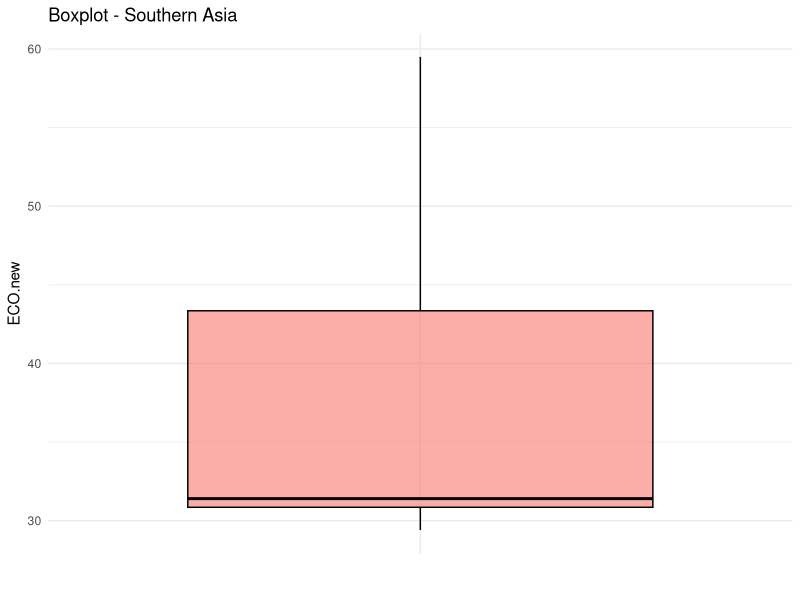
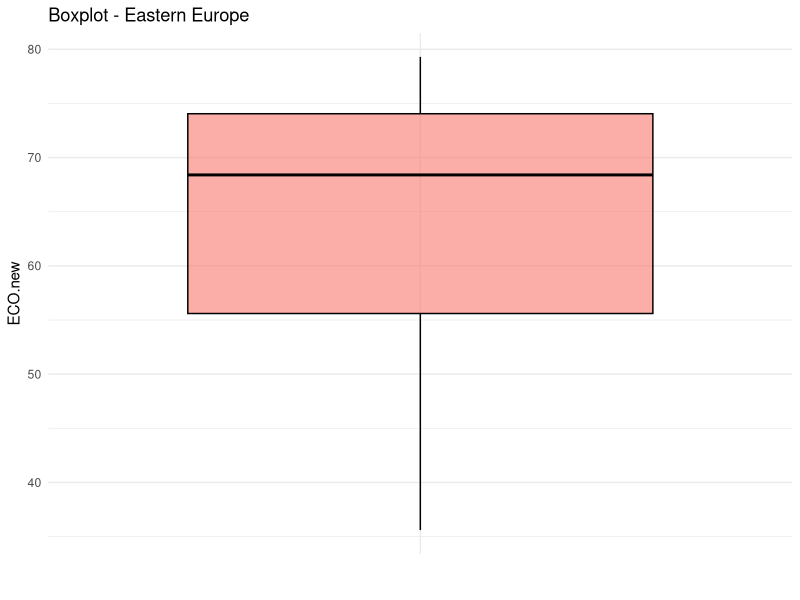
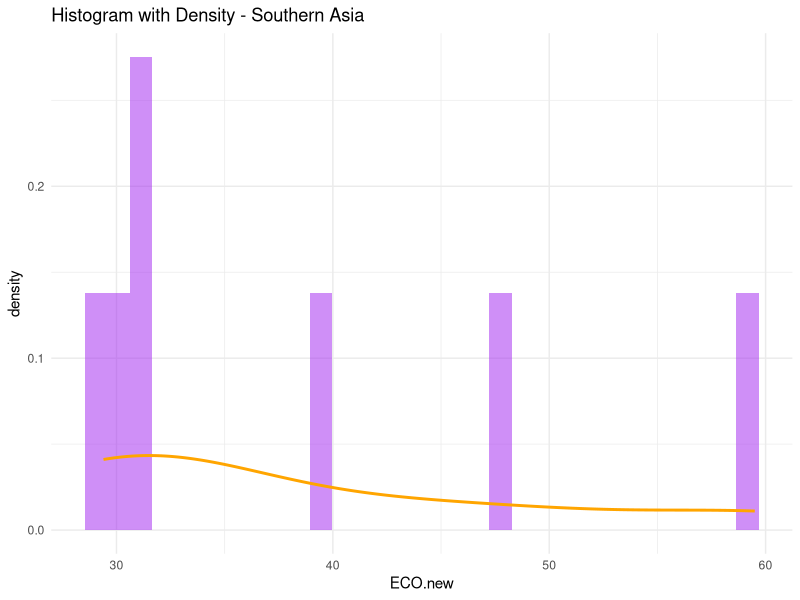
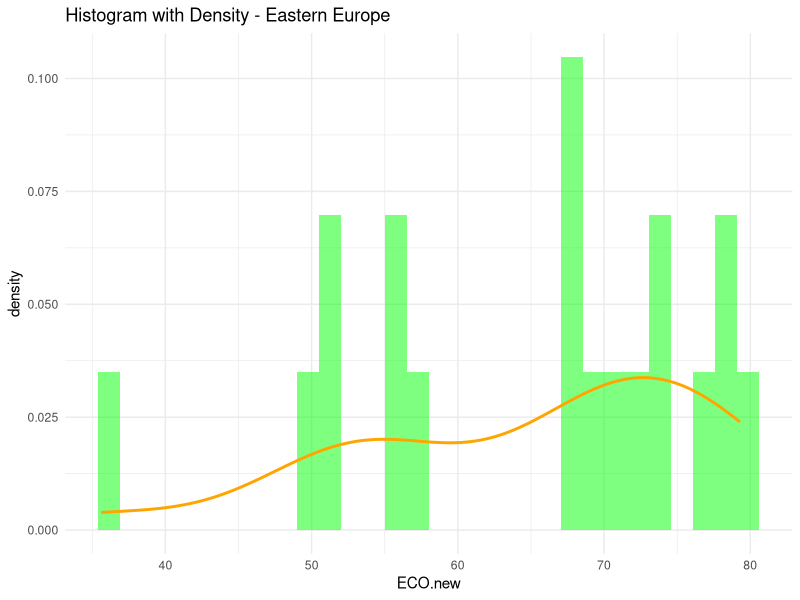
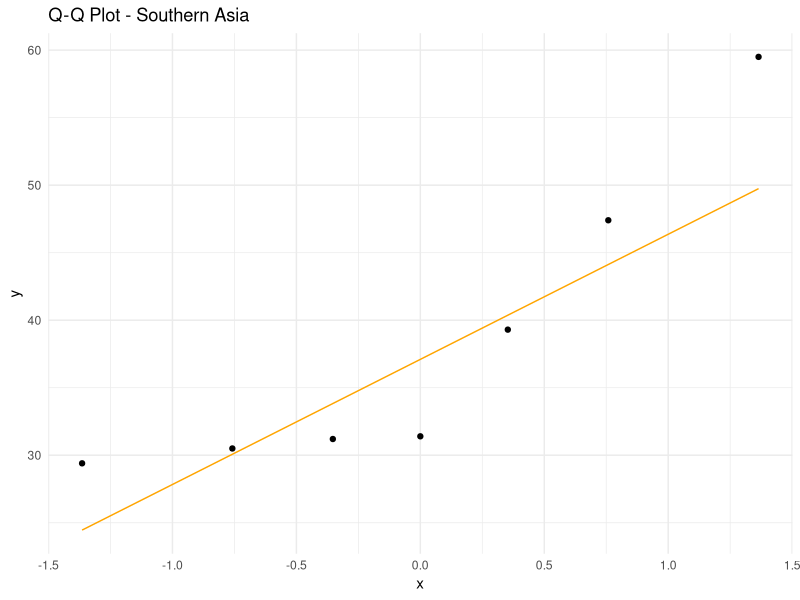
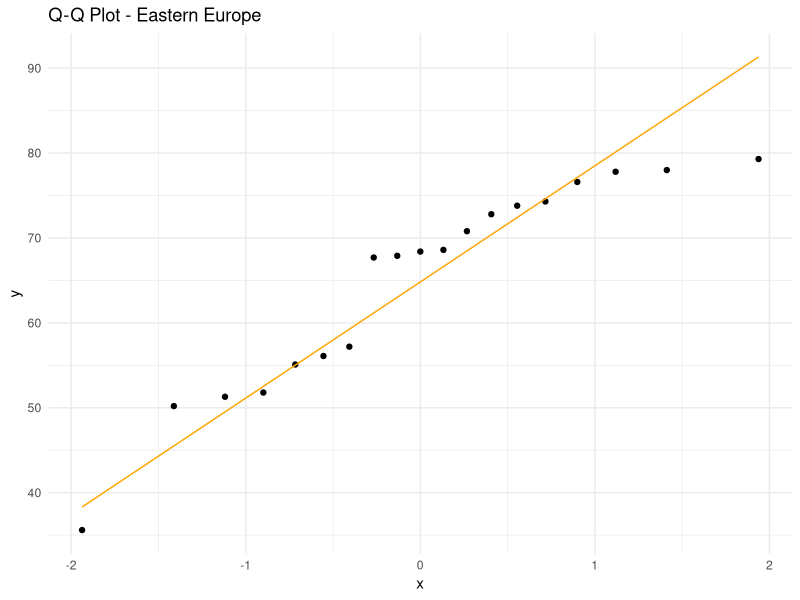
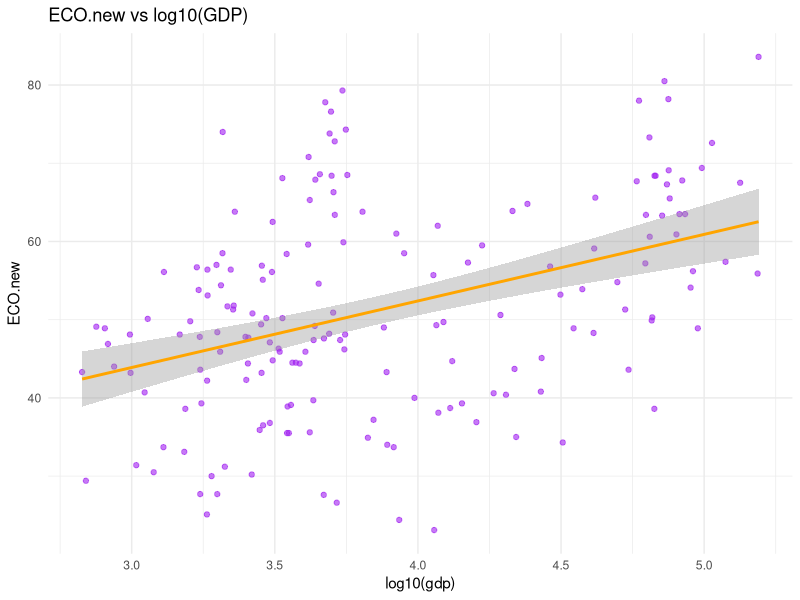
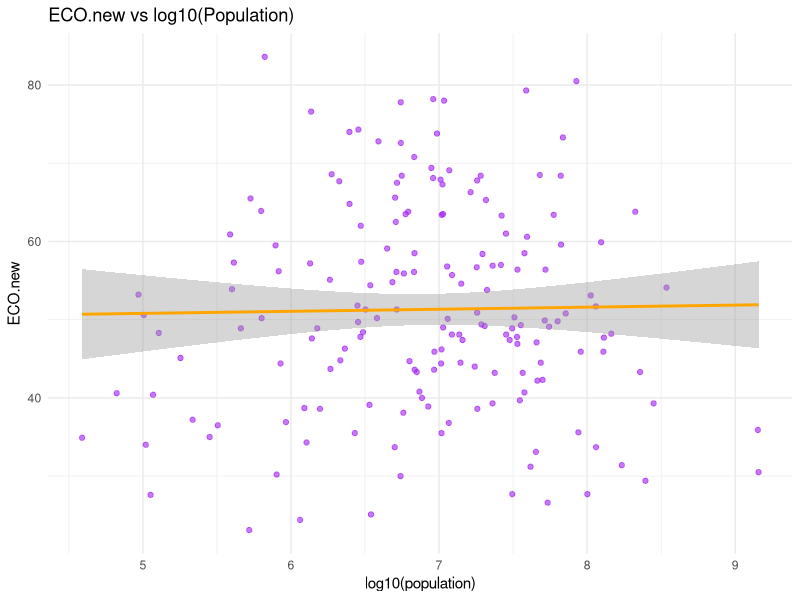

Recreate these plots in R, in order.
# Libraries
library("ggplot2")
library("readr")
library(readr)
library(class)
library(caret)
library(dplyr)

# Set working directory, open csv, view csv
setwd("C:/Users/mlitc/Documents/Data_Analytics/assignment2/")
readCSV <- read_csv("epi_results_2024_pop_gdp.csv")
View(readCSV)

# Create variable for modified dataset
modifiedData <- readCSV

# Check for NAN and removes all rows with NAN present
for (col in c("population", "gdp", "EPI.new", "ECO.new", "BDH.new", "SPI.new", "BER.new", "RLI.new")) {
  NACounter <- sum(is.na(modifiedData[[col]]))
  if (NACounter > 0) {
    modifiedData <- modifiedData[!is.na(modifiedData[[col]]), ]
  }
}

### Variable Distributions ###

# Derive 2 subsets, each for a different region and display them
subsetRegion1 <- subset(modifiedData, region == unique(modifiedData$region)[1])
subsetRegion2 <- subset(modifiedData, region == unique(modifiedData$region)[2])

# Define the common varirable to use in the plots between the 2 regions
commonVariable <- "ECO.new"

# Plot boxplots for each region
boxplot1 <- ggplot(subsetRegion1, aes(y = ECO.new, x = "", fill = "Region 1")) +
  geom_boxplot(alpha = 0.6, color = "black") +
  labs(title = paste("Boxplot -", unique(modifiedData$region)[1]),
       y = commonVariable, x = "") +
  theme_minimal() +
  theme(legend.position = "none")

boxplot2 <- ggplot(subsetRegion2, aes(y = ECO.new, x = "", fill = "Region 2")) +
  geom_boxplot(alpha = 0.6, color = "black") +
  labs(title = paste("Boxplot -", unique(modifiedData$region)[2]),
       y = commonVariable, x = "") +
  theme_minimal() +
  theme(legend.position = "none")

print(boxplot1)
print(boxplot2)

# Plot histograms with density lines overlaid for each region and display them
histogram1 <- ggplot(subsetRegion1, aes(x = ECO.new)) +
  geom_histogram(aes(y = ..density..), bins = 30, fill = "purple", alpha = 0.5) +
  geom_density(color = "orange", size = 1) +
  ggtitle(paste("Histogram with Density -", unique(modifiedData$region)[1])) +
  theme_minimal()

histogram2 <- ggplot(subsetRegion2, aes(x = ECO.new)) +
  geom_histogram(aes(y = ..density..), bins = 30, fill = "green", alpha = 0.5) +
  geom_density(color = "orange", size = 1) +
  ggtitle(paste("Histogram with Density -", unique(modifiedData$region)[2])) +
  theme_minimal()

print(histogram1)
print(histogram2)

# Plot QQ Plot for the same variable between the 2 regions (1 QQ plot)
# MODIFY THIS BIT. IT SHOULD ONLY MAKE 1 QQ PLOT!

QQPlot1 <- ggplot(subsetRegion1, aes(sample = get(commonVariable))) +
  stat_qq(distribution = qnorm) +  # Compare against a normal distribution
  stat_qq_line(distribution = qnorm, color = "orange") +
  ggtitle(paste("Q-Q Plot -", unique(modifiedData$region)[1])) +
  theme_minimal()

QQPlot2 <- ggplot(subsetRegion2, aes(sample = get(commonVariable))) +
  stat_qq(distribution = qnorm) +  # Compare against a normal distribution
  stat_qq_line(distribution = qnorm, color = "orange") +
  ggtitle(paste("Q-Q Plot -", unique(modifiedData$region)[2])) +
  theme_minimal()

# Display plots
print(QQPlot1)
print(QQPlot2)

### Linear Models ###

# Choose a variable (ECO.new) and fit 2 linear models with that variable as response.
# Choose either population or GDP as predictors. Apply transformations if needed (e.g. log)
# to variables to obtain the best performing model.
fullDatasetModel1 <- lm((ECO.new) ~ log10(gdp), data = modifiedData)
fullDatasetModel2 <- lm((ECO.new) ~ log10(population), data = modifiedData)

# Print model summary stats
summary(fullDatasetModel1)
summary(fullDatasetModel2)

# p value of fullDatasetModel1 (using log10(gdp) as predictor): 3.1773-08
# p value of fullDatasetModel2 (using log10(population) as predictor): 0.8222
# The more significant predictor is gdp because the p value is smaller

# Plot the most significant predictor vs. the response
fullDatasetPredictorPlot1 <- ggplot(modifiedData, aes(x = log10(gdp), y = ECO.new)) +
  geom_point(alpha = 0.6, color = "purple") +
  geom_smooth(method = "lm", color = "orange", se = TRUE) +
  ggtitle("ECO.new vs log10(GDP)") +
  theme_minimal()
fullDatasetPredictorPlot2 <- ggplot(modifiedData, aes(x = log10(population), y = ECO.new)) +
  geom_point(alpha = 0.6, color = "purple") +
  geom_smooth(method = "lm", color = "orange", se = TRUE) +
  ggtitle("ECO.new vs log10(Population)") +
  theme_minimal()
print(fullDatasetPredictorPlot1)
print(fullDatasetPredictorPlot2)

# Plot the residual
residuals1 <- data.frame(Fitted = fitted(fullDatasetModel1), Residuals = resid(fullDatasetModel1))
residuals2 <- data.frame(Fitted = fitted(fullDatasetModel2), Residuals = resid(fullDatasetModel2))
fullDataset1Residual <- ggplot(residuals1, aes(x = Fitted, y = Residuals)) +
  geom_point(alpha = 0.6, color = "purple") +
  geom_hline(yintercept = 0, linetype = "dashed", color = "orange") +
  ggtitle("Residuals Plot for fullDatasetModel1l") +
  theme_minimal()
fullDataset2Residual <- ggplot(residuals2, aes(x = Fitted, y = Residuals)) +
  geom_point(alpha = 0.6, color = "green") +
  geom_hline(yintercept = 0, linetype = "dashed", color = "orange") +
  ggtitle("Residuals Plot for fullDatasetModel2") +
  theme_minimal()
print(fullDataset1Residual)
print(fullDataset2Residual)

# Repeat the previous models but with a subset of 1 region (southern asia) instead.

subRegionData1 <- lm((ECO.new) ~ log10(gdp), data = subsetRegion1)
subRegionData2 <- lm((ECO.new) ~ log10(population), data = subsetRegion1)

# Plot summaries of each model
summary(subRegionData1)
summary(subRegionData2)

# Plot the most significant predictor vs. the response
subRegionPredictorPlot1 <- ggplot(subsetRegion1, aes(x = log10(gdp), y = ECO.new)) +
  geom_point(alpha = 0.6, color = "purple") +
  geom_smooth(method = "lm", color = "orange", se = TRUE) +
  ggtitle("ECO.new vs log10(GDP)") +
  theme_minimal()
subRegionPredictorPlot2 <- ggplot(subsetRegion1, aes(x = log10(population), y = ECO.new)) +
  geom_point(alpha = 0.6, color = "purple") +
  geom_smooth(method = "lm", color = "orange", se = TRUE) +
  ggtitle("ECO.new vs log10(Population)") +
  theme_minimal()
print(subRegionPredictorPlot1)
print(subRegionPredictorPlot2)

# Plot the residual
residuals1 <- data.frame(Fitted = fitted(subRegionData1), Residuals = resid(subRegionData1))
residuals2 <- data.frame(Fitted = fitted(subRegionData2), Residuals = resid(subRegionData2))
subRegion1Residual <- ggplot(residuals1, aes(x = Fitted, y = Residuals)) +
  geom_point(alpha = 0.6, color = "purple") +
  geom_hline(yintercept = 0, linetype = "dashed", color = "orange") +
  ggtitle("Residuals Plot for subRegionData1") +
  theme_minimal()
subRegion2Residual <- ggplot(residuals2, aes(x = Fitted, y = Residuals)) +
  geom_point(alpha = 0.6, color = "green") +
  geom_hline(yintercept = 0, linetype = "dashed", color = "orange") +
  ggtitle("Residuals Plot for subRegionData2") +
  theme_minimal()
print(subRegion1Residual)
print(subRegion2Residual)

### Classification (kNN) ###

# Define the two regions and create a subset using 3 variables
KNNsubset <- modifiedData[modifiedData$region %in% c("Southern Asia", "Eastern Europe"), c("region", "EPI.new", "ECO.new", "BDH.new")]
KNNsubset$region <- as.factor(KNNsubset$region)

# Create training (80%) and testing (20%) data by splitting our subset
# Seed is used to prevent change upon runs.
set.seed(42)
trainingIndex <- sample(1 : nrow(KNNsubset), 0.8 * nrow(KNNsubset))
# X values hold the 3 variables (predictors) and Y values hold the "region" class label
trainingX <- KNNsubset[trainingIndex, ][, 2:4] 
trainingY <- KNNsubset[trainingIndex, ]$region
testingX <- KNNsubset[-trainingIndex, ][, 2:4]
testingY <- KNNsubset[-trainingIndex, ]$region

# Looping through k values until a k value is found with an accuracy of 1.
# The confusion matrix is printed for the k value that achieves this.
for (k in 1:10) {
  KNNVar <- knn(trainingX, testingX, trainingY, k = k)
  confusionMatrixVar <- confusionMatrix(KNNVar, testingY)
  accuracy <- sum(diag(confusionMatrixVar$table)) / sum(confusionMatrixVar$table)
  print(paste("k value=", k, "Accuracy =", accuracy))
  if (accuracy == 1) {
    print(confusionMatrixVar)
    break
  }
}

# Repeat previous model 3 other variables and the same k value

# Define the two regions and create a subset using 3 variables
KNNsubset <- modifiedData[modifiedData$region %in% c("Southern Asia", "Eastern Europe"), c("region", "SPI.new", "BER.new", "RLI.new")]
KNNsubset$region <- as.factor(KNNsubset$region)

# Create training (80%) and testing (20%) data by splitting our subset
# Seed is used to prevent change upon runs.
trainingIndex <- sample(1 : nrow(KNNsubset), 0.8 * nrow(KNNsubset))
# X values hold the 3 variables (predictors) and Y values hold the "region" class label
trainingX <- KNNsubset[trainingIndex, ][, 2:4] 
trainingY <- KNNsubset[trainingIndex, ]$region
testingX <- KNNsubset[-trainingIndex, ][, 2:4]
testingY <- KNNsubset[-trainingIndex, ]$region

# K value of 3 is used since that is the value the previous model ended upon
KNNVar <- knn(trainingX, testingX, trainingY, k = 3)
confusionMatrixVar <- confusionMatrix(KNNVar, testingY)
accuracy <- sum(diag(confusionMatrixVar$table)) / sum(confusionMatrixVar$table)
print(paste("k value=", 3, "Accuracy =", accuracy))
print(confusionMatrixVar)
